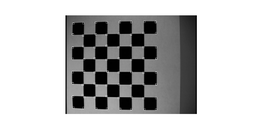
#> input picture Corner_Detection/CheckerBoard_corners.png, 256 x 128 px, shrunk from 1536 x 767 before the run, given in place of CheckerBoard.jpg, which was not available
$ python corner_detection.py
#> lines starting #> are read from the running program, lines starting #| are printed output that depends on the picture; pictures that were not available may be replaced by others from this repository, and a replacement may not be noted
import numpy as np
import matplotlib.pyplot as plt
from scipy import ndimage,signal
from operator import itemgetter
import cv2


#Computes the C matrix - [[Eex,Eexy],[Eexy],[Eey]]
#Takes in the gradient matrices ex (x gradient squared), ey (y gradient squared), exey (product of x and y gradients),
#								location to build neighborhood, size of neighborhood and returns the c matrix

def compute_c(ex,ey,exey,i,j,offset):
	ex_window = ex[i-offset:i+offset+1,j-offset:j+offset+1]
	ey_window = ey[i-offset:i+offset+1,j-offset:j+offset+1]
	exey_window = exey[i-offset:i+offset+1,j-offset:j+offset+1]
	sum_ex = ex_window.sum()
	sum_ey = ey_window.sum()
	sum_exey = exey_window.sum()
	c_matrix = [[sum_ex,sum_exey],[sum_exey,sum_ey]]
	return c_matrix

#Filters corners based on threshold from possible corner points.
#Type linear gives accurate representation of corners. Type grid is 30% faster than linear but has overlapping grids
#Threshold is calculated based on a percentage of the maximum delta value in the list
#Takes in the possible corner points, threshold ratio and offset of neighborhood
def filter_points(points,threshold,offset,filter_type):
	new_points = []
	#Compute threshold eigenvalue
	maxVal = max(points,key=itemgetter(2))[2]
	threshold = maxVal * threshold
	points = [x for x in points if x[2] > threshold]

	#Sort in decreasing order of eigenvalue delta
	points = sorted(points,key = lambda x : x[2],reverse=True)

	#Remove all lower eigenvalue points in the neighbourhood
	if filter_type == "linear":
		while points:
			new_points.append(points[0])
			points = [point for point in points[1:] if point[0] > new_points[-1][0] + offset or point[1] > new_points[-1][1] + offset or point[0] < new_points[-1][0] - offset or point[1] < new_points[-1][1] - offset]

		return new_points
	elif filter_type == "grid":
		detected = {}
		for row,col,del2,grid in points:
			if grid not in detected:
				detected[grid] = (row,col,del2)
		return detected.values()
	else:
		print("Type not identified")
		return []

#Constructs a rectangle around the corner point. Size of the rectangle is the size of the neighbourhood
#Takes in the image, corner point co-ordinates and the offset for neighbourhood
def draw_rectangle(img,x,y,offset):
	for i in range(-offset,offset+1):
		img[x+i][y-offset] = 255
		img[x+i][y+offset] = 255

	for j in range(-offset,offset+1):
		img[x-offset][y+j] = 255
		img[x+offset][y+j] = 255


#Represents corners on the image and displays it on a plot
#Takes in the image, corner points and offset of neighbourhood
def display_corners(img,corners,offset):
	for row,col,delta,grid in corners:
		draw_rectangle(img,row,col,offset)

	plt.gray()
	plt.axis("off")
	plt.imshow(img)

	plt.show()

#Performs corner detection
#Takes in the input image, standard deviation value for gaussian smoothing, threshold value for corners and size of neighbourhood
def detect_corners(img,sigma=1,threshold=0.1,n=4,filter_type="linear"):
	possible_corners = []
	#Determine number of pixels and offset for neighbourhood
	size = 2*n +1
	offset=size//2

	#Gaussian smoothing
	smooth_img = ndimage.gaussian_filter(img,sigma)

	#Obtain values necessary to calculate c matrix
	jx,jy = np.gradient(smooth_img)
	ex = jx**2
	ey = jy**2
	exey = jx*jy

	#Detect corners for each point
	for i in range(offset,len(img)-offset):
		for j in range(offset,len(img[0])-offset):
			c_matrix = compute_c(ex,ey,exey,i,j,offset)
			eigenVals = np.linalg.eig(c_matrix)
			#Smaller eigenvalue delta 2
			del2 = min(eigenVals[0])
			possible_corners.append([i,j,del2,(i//size, j//size)]) #i//size,j//size gives grid co-ordinates
	corners = filter_points(possible_corners,threshold,size,filter_type)
	display_corners(smooth_img,corners,offset)
	#print(corners)

#Test cases
if __name__ == "__main__":
	img = cv2.imread("CheckerBoard.jpg",0)
#> img is the input picture: shape (128, 256); min 0, max 255, mean 187.2
	detect_corners(img)
#> in detect_corners, `exey = jx*jy`:
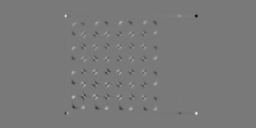
#> exey: shape (128, 256) float64; min -2196.8, max 2400, mean -1.2; drawn with min black and max white
#> the loop in detect_corners, `for i in range(offset,len(img)-offset):` made 120 passes
#> the loop in filter_points, `while points:` made 55 passes
#> the loop in display_corners, `for row,col,delta,grid in corners:` made 55 passes
#> (row, col, delta, grid) on passes 1 to 12: (18, 193, 73080.1, (2, 21)), (110, 193, 69090.3, (12, 21)), (18, 68, 47515.1, (2, 7)), (99, 98, 39715.9, (11, 10)), (100, 110, 38399.6, (11, 12)), (87, 104, 36763, (9, 11)), (99, 122, 36185.2, (11, 13)), (86, 86, 35919.1, (9, 9)), (104, 80, 35857.9, (11, 8)), (74, 92, 32286.5, (8, 10)), (87, 122, 32031.7, (9, 13)), (74, 80, 31566.4, (8, 8))
	# [6 lines of commented-out code are left out]
	img1 = cv2.imread("Building1.jpg",0)
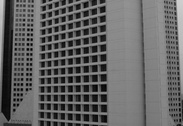
#> input picture Corner_Detection/Building1.jpg, 183 x 126 px, shrunk from 1099 x 756 before the run
#> img1 is the input picture: shape (126, 183); min 0, max 209, mean 99.5
	detect_corners(img1)
#> call 2 of detect_corners, with sigma = 1, threshold = 0.1, n = 4, filter_type = 'linear'
#> in detect_corners (call 2), `jx,jy = np.gradient(smooth_img)`:
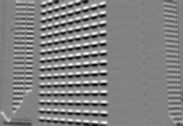
#> jx: shape (126, 183) float64; min -38, max 36, mean -0.2; drawn with min black and max white
#> in detect_corners (call 2), `jx,jy = np.gradient(smooth_img)`:
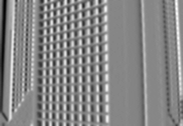
#> jy: shape (126, 183) float64; min -44.5, max 40, mean 0; drawn with min black and max white
#> in detect_corners (call 2), `ey = jy**2`:
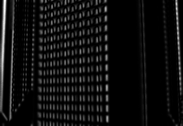
#> ey: shape (126, 183) float64; min 0, max 1980.2, mean 127.7; drawn with min black and max white
#> in detect_corners (call 2), `exey = jx*jy`:
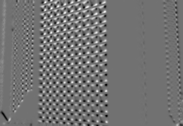
#> exey: shape (126, 183) float64; min -490.2, max 609.5, mean 6.4; drawn with min black and max white
#> the loop in detect_corners (call 2), `for i in range(offset,len(img)-offset):` made 118 passes
#> the loop in filter_points (call 2), `while points:` made 86 passes
#> call 2 of display_corners, with offset = 4
#> the loop in display_corners (call 2), `for row,col,delta,grid in corners:` made 86 passes
#> (row, col, delta, grid) on passes 1 to 12: (87, 103, 23266.6, (9, 11)), (67, 103, 21557.7, (7, 11)), (57, 103, 21143.6, (6, 11)), (77, 103, 20855.3, (8, 11)), (118, 104, 20466.2, (13, 11)), (9, 103, 20362.3, (1, 11)), (47, 103, 19625.8, (5, 11)), (108, 104, 19449.2, (12, 11)), (79, 68, 19397.3, (8, 7)), (94, 68, 18737.5, (10, 7)), (98, 103, 18657.2, (10, 11)), (28, 103, 18614.7, (3, 11))
#> after the loop in display_corners (call 2), `for row,col,delta,grid in corners:`:
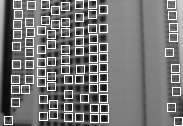
#> img: shape (126, 183); min 10, max 255, mean 118.3
